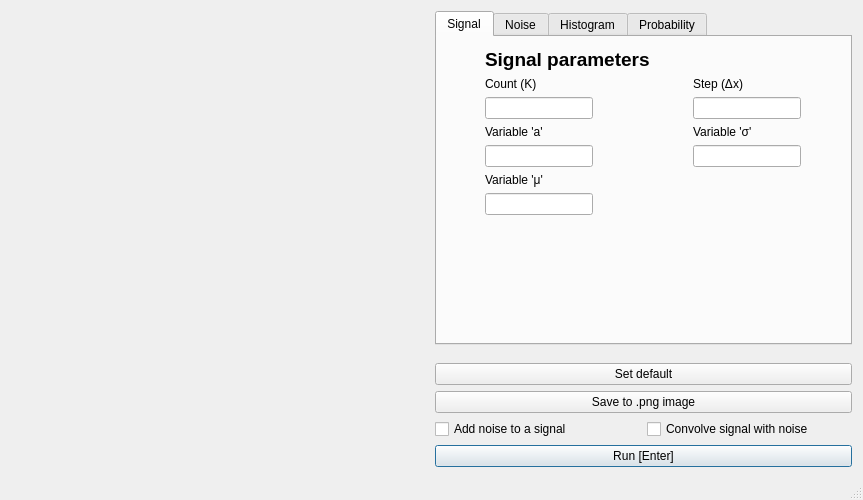
<?xml version="1.0" encoding="UTF-8"?>
<ui version="4.0">
 <class>MainWindow</class>
 <widget class="QMainWindow" name="MainWindow">
  <property name="geometry">
   <rect>
    <x>0</x>
    <y>0</y>
    <width>863</width>
    <height>500</height>
   </rect>
  </property>
  <property name="minimumSize">
   <size>
    <width>800</width>
    <height>500</height>
   </size>
  </property>
  <property name="windowTitle">
   <string>DSP, Lab 1 (ITMO)</string>
  </property>
  <property name="tabShape">
   <enum>QTabWidget::Rounded</enum>
  </property>
  <widget class="QWidget" name="centralWidget">
   <layout class="QGridLayout" name="gridLayout_3">
    <item row="0" column="2">
     <widget class="QTabWidget" name="tabWidget">
      <property name="sizePolicy">
       <sizepolicy hsizetype="Expanding" vsizetype="Fixed">
        <horstretch>0</horstretch>
        <verstretch>0</verstretch>
       </sizepolicy>
      </property>
      <property name="currentIndex">
       <number>0</number>
      </property>
      <widget class="QWidget" name="tabSignal">
       <attribute name="title">
        <string>Signal</string>
       </attribute>
       <layout class="QGridLayout" name="gridLayout_2">
        <item row="3" column="1">
         <widget class="QLineEdit" name="varSignalStep">
          <property name="sizePolicy">
           <sizepolicy hsizetype="Fixed" vsizetype="Fixed">
            <horstretch>0</horstretch>
            <verstretch>0</verstretch>
           </sizepolicy>
          </property>
          <property name="text">
           <string/>
          </property>
         </widget>
        </item>
        <item row="4" column="0">
         <widget class="QLabel" name="labelVarA">
          <property name="sizePolicy">
           <sizepolicy hsizetype="Preferred" vsizetype="Fixed">
            <horstretch>0</horstretch>
            <verstretch>0</verstretch>
           </sizepolicy>
          </property>
          <property name="text">
           <string>Variable 'a'</string>
          </property>
         </widget>
        </item>
        <item row="3" column="0">
         <widget class="QLineEdit" name="varSignalCount">
          <property name="sizePolicy">
           <sizepolicy hsizetype="Fixed" vsizetype="Fixed">
            <horstretch>0</horstretch>
            <verstretch>0</verstretch>
           </sizepolicy>
          </property>
          <property name="text">
           <string/>
          </property>
         </widget>
        </item>
        <item row="2" column="1">
         <widget class="QLabel" name="labelVarStep">
          <property name="sizePolicy">
           <sizepolicy hsizetype="Preferred" vsizetype="Fixed">
            <horstretch>0</horstretch>
            <verstretch>0</verstretch>
           </sizepolicy>
          </property>
          <property name="text">
           <string>Step (Δx)</string>
          </property>
         </widget>
        </item>
        <item row="11" column="0">
         <spacer name="verticalSpacer">
          <property name="orientation">
           <enum>Qt::Vertical</enum>
          </property>
          <property name="sizeType">
           <enum>QSizePolicy::Expanding</enum>
          </property>
          <property name="sizeHint" stdset="0">
           <size>
            <width>20</width>
            <height>40</height>
           </size>
          </property>
         </spacer>
        </item>
        <item row="0" column="0">
         <widget class="QLabel" name="titleSignal">
          <property name="font">
           <font>
            <pointsize>14</pointsize>
            <weight>75</weight>
            <bold>true</bold>
           </font>
          </property>
          <property name="text">
           <string>Signal parameters</string>
          </property>
         </widget>
        </item>
        <item row="5" column="0">
         <widget class="QLineEdit" name="varSignalA">
          <property name="sizePolicy">
           <sizepolicy hsizetype="Fixed" vsizetype="Fixed">
            <horstretch>0</horstretch>
            <verstretch>0</verstretch>
           </sizepolicy>
          </property>
          <property name="text">
           <string/>
          </property>
         </widget>
        </item>
        <item row="2" column="0">
         <widget class="QLabel" name="labelVarCount">
          <property name="sizePolicy">
           <sizepolicy hsizetype="Preferred" vsizetype="Fixed">
            <horstretch>0</horstretch>
            <verstretch>0</verstretch>
           </sizepolicy>
          </property>
          <property name="text">
           <string>Count (K)</string>
          </property>
         </widget>
        </item>
        <item row="4" column="1">
         <widget class="QLabel" name="labelVarSigma">
          <property name="sizePolicy">
           <sizepolicy hsizetype="Preferred" vsizetype="Fixed">
            <horstretch>0</horstretch>
            <verstretch>0</verstretch>
           </sizepolicy>
          </property>
          <property name="text">
           <string>Variable 'σ'</string>
          </property>
         </widget>
        </item>
        <item row="5" column="1">
         <widget class="QLineEdit" name="varSignalSigma">
          <property name="sizePolicy">
           <sizepolicy hsizetype="Fixed" vsizetype="Fixed">
            <horstretch>0</horstretch>
            <verstretch>0</verstretch>
           </sizepolicy>
          </property>
          <property name="text">
           <string/>
          </property>
         </widget>
        </item>
        <item row="7" column="0">
         <widget class="QLabel" name="labelVarMu">
          <property name="sizePolicy">
           <sizepolicy hsizetype="Preferred" vsizetype="Fixed">
            <horstretch>0</horstretch>
            <verstretch>0</verstretch>
           </sizepolicy>
          </property>
          <property name="text">
           <string>Variable 'μ'</string>
          </property>
         </widget>
        </item>
        <item row="8" column="0">
         <widget class="QLineEdit" name="varSignalMu">
          <property name="sizePolicy">
           <sizepolicy hsizetype="Fixed" vsizetype="Fixed">
            <horstretch>0</horstretch>
            <verstretch>0</verstretch>
           </sizepolicy>
          </property>
          <property name="text">
           <string/>
          </property>
         </widget>
        </item>
       </layout>
      </widget>
      <widget class="QWidget" name="tabNoise">
       <attribute name="title">
        <string>Noise</string>
       </attribute>
       <layout class="QGridLayout" name="gridLayout_5">
        <item row="2" column="1">
         <widget class="QLineEdit" name="varNoiseSD">
          <property name="sizePolicy">
           <sizepolicy hsizetype="Fixed" vsizetype="Fixed">
            <horstretch>0</horstretch>
            <verstretch>0</verstretch>
           </sizepolicy>
          </property>
         </widget>
        </item>
        <item row="2" column="0">
         <widget class="QLineEdit" name="varNoiseMean">
          <property name="sizePolicy">
           <sizepolicy hsizetype="Fixed" vsizetype="Fixed">
            <horstretch>0</horstretch>
            <verstretch>0</verstretch>
           </sizepolicy>
          </property>
         </widget>
        </item>
        <item row="0" column="0">
         <widget class="QLabel" name="titleNoise">
          <property name="font">
           <font>
            <pointsize>14</pointsize>
            <weight>75</weight>
            <italic>false</italic>
            <bold>true</bold>
           </font>
          </property>
          <property name="text">
           <string>Noise parameters</string>
          </property>
         </widget>
        </item>
        <item row="4" column="0">
         <widget class="QLineEdit" name="varNoiseCount">
          <property name="sizePolicy">
           <sizepolicy hsizetype="Fixed" vsizetype="Fixed">
            <horstretch>0</horstretch>
            <verstretch>0</verstretch>
           </sizepolicy>
          </property>
         </widget>
        </item>
        <item row="3" column="0">
         <widget class="QLabel" name="labelNoiseCount">
          <property name="sizePolicy">
           <sizepolicy hsizetype="Fixed" vsizetype="Fixed">
            <horstretch>0</horstretch>
            <verstretch>0</verstretch>
           </sizepolicy>
          </property>
          <property name="text">
           <string>Count</string>
          </property>
         </widget>
        </item>
        <item row="1" column="1">
         <widget class="QLabel" name="labelSD">
          <property name="sizePolicy">
           <sizepolicy hsizetype="Fixed" vsizetype="Fixed">
            <horstretch>0</horstretch>
            <verstretch>0</verstretch>
           </sizepolicy>
          </property>
          <property name="text">
           <string>Standart deviation</string>
          </property>
         </widget>
        </item>
        <item row="1" column="0">
         <widget class="QLabel" name="labelMean">
          <property name="sizePolicy">
           <sizepolicy hsizetype="Fixed" vsizetype="Fixed">
            <horstretch>0</horstretch>
            <verstretch>0</verstretch>
           </sizepolicy>
          </property>
          <property name="text">
           <string>Mean</string>
          </property>
         </widget>
        </item>
        <item row="5" column="0">
         <spacer name="verticalSpacer_4">
          <property name="orientation">
           <enum>Qt::Vertical</enum>
          </property>
          <property name="sizeHint" stdset="0">
           <size>
            <width>20</width>
            <height>40</height>
           </size>
          </property>
         </spacer>
        </item>
       </layout>
       <zorder>varNoiseSD</zorder>
       <zorder>titleNoise</zorder>
       <zorder>varNoiseMean</zorder>
       <zorder>labelMean</zorder>
       <zorder>labelSD</zorder>
       <zorder>labelNoiseCount</zorder>
       <zorder>varNoiseCount</zorder>
       <zorder>verticalSpacer_4</zorder>
      </widget>
      <widget class="QWidget" name="tabHistogram">
       <attribute name="title">
        <string>Histogram</string>
       </attribute>
       <layout class="QGridLayout" name="gridLayout_4">
        <item row="10" column="1">
         <spacer name="verticalSpacer_3">
          <property name="orientation">
           <enum>Qt::Vertical</enum>
          </property>
          <property name="sizeHint" stdset="0">
           <size>
            <width>20</width>
            <height>40</height>
           </size>
          </property>
         </spacer>
        </item>
        <item row="7" column="0">
         <widget class="QRadioButton" name="radioNoise">
          <property name="sizePolicy">
           <sizepolicy hsizetype="Fixed" vsizetype="Fixed">
            <horstretch>0</horstretch>
            <verstretch>0</verstretch>
           </sizepolicy>
          </property>
          <property name="text">
           <string>Noise</string>
          </property>
         </widget>
        </item>
        <item row="6" column="0">
         <widget class="QRadioButton" name="radioSignal">
          <property name="sizePolicy">
           <sizepolicy hsizetype="Fixed" vsizetype="Fixed">
            <horstretch>0</horstretch>
            <verstretch>0</verstretch>
           </sizepolicy>
          </property>
          <property name="text">
           <string>Signal</string>
          </property>
         </widget>
        </item>
        <item row="9" column="0">
         <widget class="QRadioButton" name="radioConvolution">
          <property name="sizePolicy">
           <sizepolicy hsizetype="Fixed" vsizetype="Fixed">
            <horstretch>0</horstretch>
            <verstretch>0</verstretch>
           </sizepolicy>
          </property>
          <property name="text">
           <string>Convolve signal and noise histograms</string>
          </property>
         </widget>
        </item>
        <item row="4" column="0">
         <widget class="QLabel" name="labelBin">
          <property name="sizePolicy">
           <sizepolicy hsizetype="Preferred" vsizetype="Fixed">
            <horstretch>0</horstretch>
            <verstretch>0</verstretch>
           </sizepolicy>
          </property>
          <property name="text">
           <string>Number of bins (intervals)</string>
          </property>
         </widget>
        </item>
        <item row="5" column="0">
         <widget class="QLineEdit" name="varHistogramBins">
          <property name="sizePolicy">
           <sizepolicy hsizetype="Fixed" vsizetype="Fixed">
            <horstretch>0</horstretch>
            <verstretch>0</verstretch>
           </sizepolicy>
          </property>
          <property name="text">
           <string/>
          </property>
         </widget>
        </item>
        <item row="8" column="0">
         <widget class="QRadioButton" name="radioSum">
          <property name="text">
           <string>Signal + Noise</string>
          </property>
         </widget>
        </item>
        <item row="5" column="1">
         <widget class="QLineEdit" name="fieldEntropy">
          <property name="styleSheet">
           <string notr="true">QLineEdit{background: rgba(0,0,0,0);}</string>
          </property>
          <property name="frame">
           <bool>false</bool>
          </property>
          <property name="readOnly">
           <bool>true</bool>
          </property>
         </widget>
        </item>
        <item row="4" column="1">
         <widget class="QLabel" name="labelEntropy">
          <property name="font">
           <font>
            <weight>50</weight>
            <italic>false</italic>
            <bold>false</bold>
           </font>
          </property>
          <property name="text">
           <string>Entropy</string>
          </property>
         </widget>
        </item>
        <item row="1" column="0">
         <widget class="QLabel" name="label">
          <property name="sizePolicy">
           <sizepolicy hsizetype="Preferred" vsizetype="Preferred">
            <horstretch>0</horstretch>
            <verstretch>0</verstretch>
           </sizepolicy>
          </property>
          <property name="font">
           <font>
            <pointsize>14</pointsize>
            <weight>75</weight>
            <bold>true</bold>
           </font>
          </property>
          <property name="text">
           <string>Histogram Parameters</string>
          </property>
         </widget>
        </item>
       </layout>
      </widget>
      <widget class="QWidget" name="tabProbability">
       <attribute name="title">
        <string>Probability</string>
       </attribute>
       <layout class="QGridLayout" name="gridLayout_6">
        <item row="3" column="0" colspan="2">
         <widget class="QTableWidget" name="tableNoiseProb"/>
        </item>
        <item row="4" column="1">
         <widget class="QPushButton" name="buttonSaveNoiseProb">
          <property name="sizePolicy">
           <sizepolicy hsizetype="Fixed" vsizetype="Fixed">
            <horstretch>0</horstretch>
            <verstretch>0</verstretch>
           </sizepolicy>
          </property>
          <property name="text">
           <string>Save</string>
          </property>
         </widget>
        </item>
        <item row="6" column="0" colspan="2">
         <widget class="QTableWidget" name="tableSumProb"/>
        </item>
        <item row="0" column="0">
         <widget class="QLabel" name="labelSignalProb">
          <property name="text">
           <string>Signal</string>
          </property>
         </widget>
        </item>
        <item row="7" column="1">
         <widget class="QPushButton" name="buttonSaveSumProb">
          <property name="sizePolicy">
           <sizepolicy hsizetype="Fixed" vsizetype="Fixed">
            <horstretch>0</horstretch>
            <verstretch>0</verstretch>
           </sizepolicy>
          </property>
          <property name="text">
           <string>Save</string>
          </property>
         </widget>
        </item>
        <item row="2" column="1">
         <widget class="QPushButton" name="buttonSaveSignProb">
          <property name="text">
           <string>Save</string>
          </property>
         </widget>
        </item>
        <item row="2" column="0">
         <widget class="QLabel" name="labelNoiseProb">
          <property name="text">
           <string>Noise</string>
          </property>
         </widget>
        </item>
        <item row="1" column="0" colspan="2">
         <widget class="QTableWidget" name="tableSignProb"/>
        </item>
        <item row="4" column="0">
         <widget class="QLabel" name="labelSumProb">
          <property name="text">
           <string>Sum</string>
          </property>
         </widget>
        </item>
       </layout>
      </widget>
     </widget>
    </item>
    <item row="3" column="2" rowspan="4">
     <layout class="QGridLayout" name="buttonsLayout">
      <item row="0" column="0">
       <spacer name="verticalSpacer_2">
        <property name="orientation">
         <enum>Qt::Vertical</enum>
        </property>
        <property name="sizeHint" stdset="0">
         <size>
          <width>20</width>
          <height>40</height>
         </size>
        </property>
       </spacer>
      </item>
      <item row="5" column="0">
       <widget class="QCheckBox" name="checkBoxSumSignNoise">
        <property name="text">
         <string>Add noise to a signal</string>
        </property>
        <property name="autoExclusive">
         <bool>false</bool>
        </property>
       </widget>
      </item>
      <item row="3" column="0" colspan="2">
       <widget class="QPushButton" name="buttonSave">
        <property name="sizePolicy">
         <sizepolicy hsizetype="Expanding" vsizetype="Minimum">
          <horstretch>0</horstretch>
          <verstretch>0</verstretch>
         </sizepolicy>
        </property>
        <property name="text">
         <string>Save to .png image</string>
        </property>
       </widget>
      </item>
      <item row="1" column="0" colspan="2">
       <widget class="QPushButton" name="buttonSetDefault">
        <property name="sizePolicy">
         <sizepolicy hsizetype="Minimum" vsizetype="Minimum">
          <horstretch>0</horstretch>
          <verstretch>0</verstretch>
         </sizepolicy>
        </property>
        <property name="text">
         <string>Set default</string>
        </property>
        <property name="flat">
         <bool>false</bool>
        </property>
       </widget>
      </item>
      <item row="6" column="0" colspan="2">
       <widget class="QPushButton" name="buttonRun">
        <property name="sizePolicy">
         <sizepolicy hsizetype="Minimum" vsizetype="Minimum">
          <horstretch>0</horstretch>
          <verstretch>0</verstretch>
         </sizepolicy>
        </property>
        <property name="text">
         <string>Run [Enter]</string>
        </property>
        <property name="shortcut">
         <string>Return</string>
        </property>
        <property name="autoDefault">
         <bool>false</bool>
        </property>
        <property name="default">
         <bool>true</bool>
        </property>
       </widget>
      </item>
      <item row="5" column="1">
       <widget class="QCheckBox" name="checkBoxConvSignNoise">
        <property name="text">
         <string>Convolve signal with noise</string>
        </property>
        <property name="autoExclusive">
         <bool>false</bool>
        </property>
       </widget>
      </item>
     </layout>
    </item>
    <item row="0" column="0" rowspan="7">
     <widget class="QCustomPlot" name="plot" native="true">
      <property name="sizePolicy">
       <sizepolicy hsizetype="Expanding" vsizetype="Expanding">
        <horstretch>0</horstretch>
        <verstretch>0</verstretch>
       </sizepolicy>
      </property>
      <property name="minimumSize">
       <size>
        <width>200</width>
        <height>200</height>
       </size>
      </property>
      <layout class="QGridLayout" name="gridLayout"/>
     </widget>
    </item>
   </layout>
  </widget>
  <widget class="QStatusBar" name="statusBar"/>
 </widget>
 <layoutdefault spacing="6" margin="11"/>
 <customwidgets>
  <customwidget>
   <class>QCustomPlot</class>
   <extends>QWidget</extends>
   <header>qcustomplot.h</header>
   <container>1</container>
  </customwidget>
 </customwidgets>
 <resources/>
 <connections/>
</ui>
